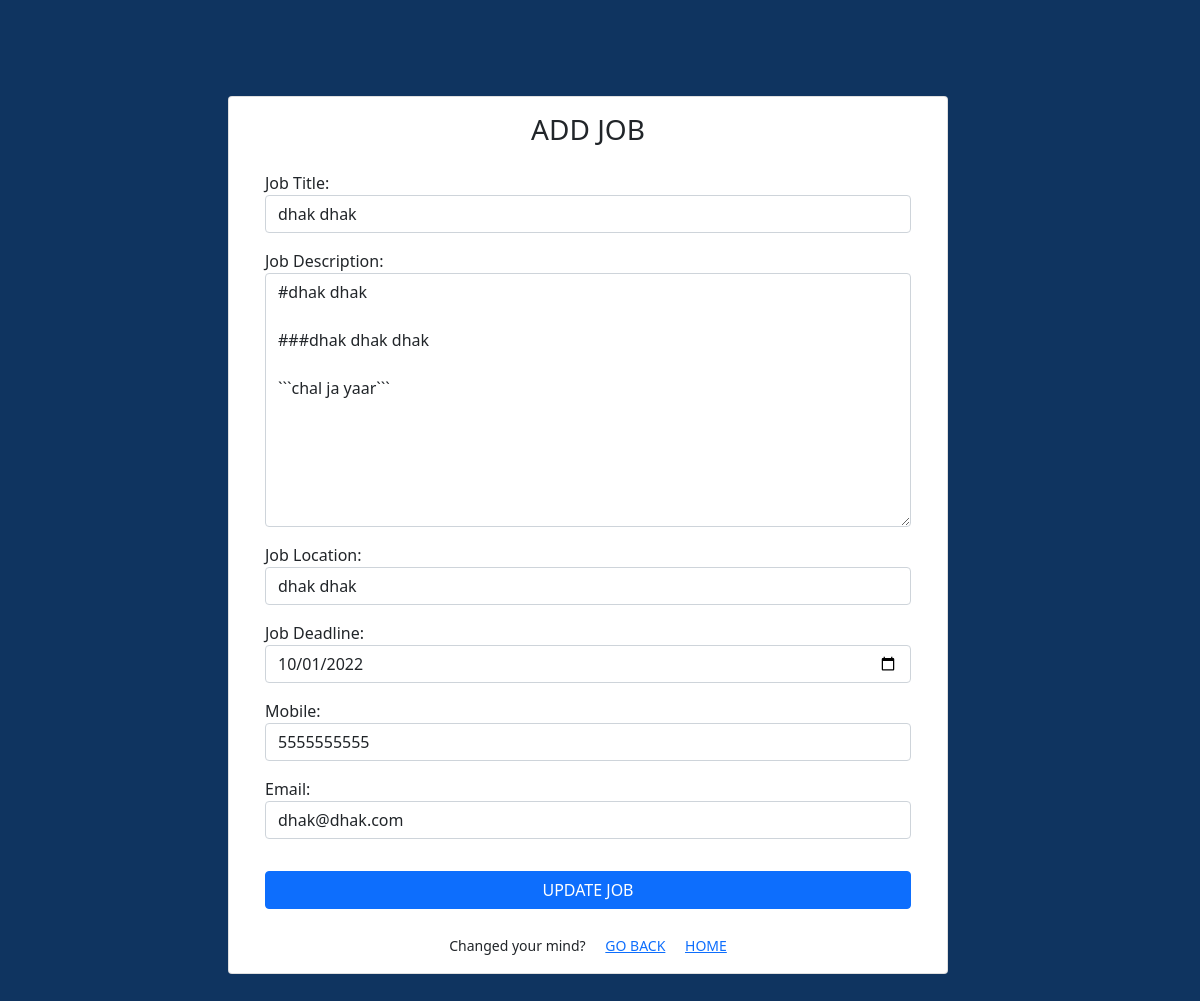
Page /editjob/1/13 (signed in) on the committed database.
### board/models.py (models this page shows, shortened)
class Job(models.Model):
    title = models.CharField(max_length=250)
    description = models.TextField(max_length=500)
    location = models.CharField(max_length=250)
    deadline = models.DateField()
    mobile = models.CharField(max_length=10)
    email = models.EmailField()
    is_archieved = models.BooleanField(default=False)
    people = models.ManyToManyField(get_user_model())

### board/views.py (the view)
# urls.py: path('editjob/<int:id>/<int:jobid>', views.edit_job, name='edit_job'),
def edit_job(req, id, jobid):
    user_group = Group.objects.get(name = 'Terraformers')
    if req.user.is_authenticated and user_group == req.user.groups.all()[0]:
        if req.method == 'POST':
            job = Job.objects.get(pk=jobid)
            fm = JobCreationForm(req.POST, instance=job)
            if fm.is_valid():
                messages.success(req, "Job updated successfully!")
                fm.save()
                return HttpResponseRedirect('/dashboard/%i' % id)
        else:
            job = Job.objects.get(pk=jobid)
            fm = JobCreationForm(instance=job)
            return render(req, "edit_job.html", {'group': id, 'form': fm})
    else:
        messages.warning(req, "You are not authorized to edit a job")
        return HttpResponseRedirect('/')

### board/forms.py
class JobCreationForm(forms.ModelForm):
    class Meta:
        model = Job
        fields = ['title', 'description', 'location', 'deadline', 'mobile', 'email']
        labels = {
            'title': 'Job Title',
            'description': 'Job Description',
            'location': 'Job Location',
            'deadline': 'Job Deadline',
            'mobile': 'Mobile',
            'email': 'Email',
        }
        widgets = {
            'title': forms.TextInput(attrs={'class': 'form-control'}),
            'description': forms.Textarea(attrs={'class': 'form-control'}),
            'location': forms.TextInput(attrs={'class': 'form-control'}),
            'deadline': forms.DateInput(attrs={'class': 'form-control', 'type': 'date'}),
            'mobile': forms.TextInput(attrs={'class': 'form-control'}),
            'email': forms.EmailInput(attrs={'class': 'form-control', 'type': 'email'}),
        }

### board/templates/edit_job.html (shortened to what this page needs)
{% extends 'base.html' %}
{% load static %}
{% block content %}
<div class="row">
    <div class="card my-5" style="width: 45rem">
        <div class="mx-4 mt-3">
            <h3 class="text-center">ADD JOB</h3>
        </div>
        <form action="" method="POST">
            <div class = "mx-4 mt-3">
                {% for fm in form %}
                <div class="form-group">
                    <div class="mt-3">
                        {{fm.label_tag}} {{fm}} <small class="text-danger">{{fm.errors|striptags}}</small>
                    </div>
                </div>
                {% endfor %}
                <div class="d-grid gap-2 mt-3">
                    <input type="submit" class="mt-3 btn btn-primary custom-bg" value="UPDATE JOB">
                </div>
                <div class="mx-4 mt-4 mb-3 text-center">
                    <small>Changed your mind? <a href="{%url 'dashboard' group %}" class="link ms-3">GO BACK</a> </small>
                    <small class = "ms-3"><a href="{%url 'home' %}" class="link">HOME</a></small>
                </div>
            </div>
        </form>
    </div>
</div>
{% endblock content %}

### board/static/css/core.css (style rules this page uses)
.main_bg { background: #0F3460; display: flex; justify-content: center; align-items: center; }

### rows in the picture
Job: form "dhak dhak" "#dhak dhak ###dhak dhak dhak ```chal ja yaar```" "dhak dhak" "10/01/2022" "5555555555" "dhak@dhak.com"

### other values in the picture
{{ fm.label_tag }} "Job Title:" "Job Description:" "Job Location:" "Job Deadline:" "Mobile:" "Email:"
